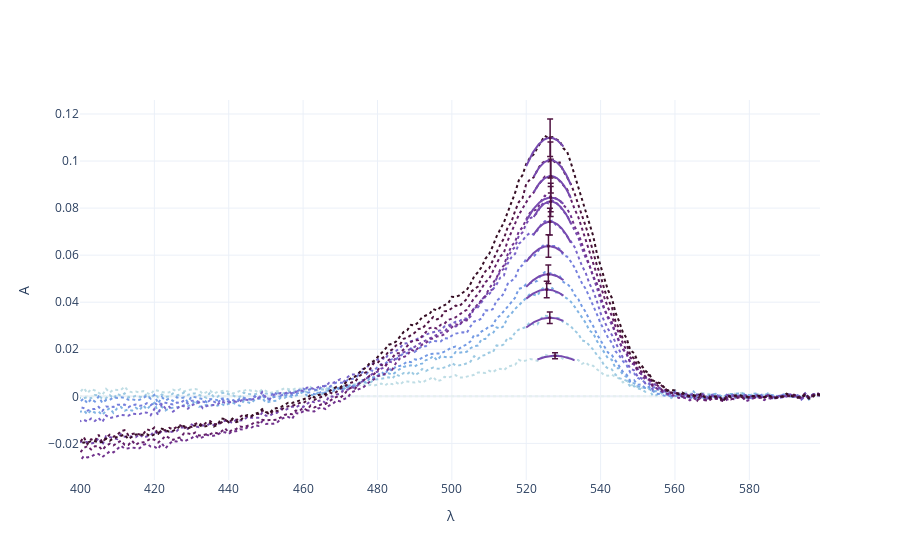

Source (notebook cell):
### Markdown cell above
<h3> Faccio l'effettivo fit parabolico, e plotto dati iniziali, parabole e vertici

### Code cell
fit_results = []
yV_err = []

fig_parabolic_fit = go.Figure()

# Dati sottratti
for idx, (key, df) in enumerate(data_diff.items()):

    fig_parabolic_fit.add_trace(go.Scatter(
        x=df['λ'],
        y=df['A'],
        mode='lines',
        name=f'Tempo {key}',
        line=dict(dash='dot', color=colors[idx], width=2),
        showlegend=False
    ))

# picchi, fit parabolico e errori
for key, subset in picchi.items():

    if key == 0:
        continue
    x_data = subset['λ']
    y_data = subset['A']


    # -------------- ERRORI e FIT ----------------

    # iterazione 0
    popt, pcov = curve_fit(parabola, x_data, y_data, p0=[-1, x_data.mean(), y_data.max()])
    a, xV, yV = popt
    err_a, err_xV, err_yV = np.sqrt(np.diag(pcov))

    # iterazione 1
    dydl = np.abs(2 * a * (x_data - xV))
    σ_y_prop = dydl * σ_λ
    σ_A_1 = σ_A_perc * y_data
    σ_y = np.sqrt(σ_y_prop ** 2 + σ_A_1 ** 2)

    popt, pcov = curve_fit(parabola, x_data, y_data, p0 = [a, xV, yV], sigma = σ_y, absolute_sigma = True)
    
    a, xV, yV = popt
    err_a, err_xV, err_yV = np.sqrt(np.diag(pcov))

   # ---------------------------------------


    x_fit = np.linspace(x_data.min(), x_data.max(), 100)
    y_fit = parabola(x_fit, *popt)

    yV_err.append(err_yV)

    # Aggiungi i risultati alla lista
    fit_results.append({
        'Tempo (ns)': key,
        'a': a,
        'err a': err_a,
        'xV': xV,
        'err xV': err_xV,
        'yV': yV,
        'err yV': err_yV
    })
    
    # Aggiungi il fit parabolico
    fig_parabolic_fit.add_trace(go.Scatter(
        x = x_fit,
        y = y_fit,
        mode = 'lines',
        name = f'Fit Tempo {key}',
        line = dict(color=colors[7]),
        showlegend = False
    ))

    # Aggiungi il punto del picco
    fig_parabolic_fit.add_trace(go.Scatter(
        x = [popt[1]],  # xV
        y = [popt[2]],  # yV
        mode = 'markers',
        name = f'Picco Tempo {key}',
        marker = dict(size = 3, color = colors[10], symbol = 'circle'),
        error_y = dict(
            type = 'data',
            array = [err_yV],
            visible = True,
            color = colors[10],
            thickness = 1.5,
            width = 3
        ),
        # error_x = dict(
        #     type = 'data',
        #     array = [err_xV],
        #     visible = True,
        #     color = colors[10],
        #     thickness = 1.5,
        #     width = 3
        # ),
        showlegend = False
    ))

fig_parabolic_fit.update_layout(
    xaxis_title='λ',
    yaxis_title='A',
    legend_title='Legenda',

    template='plotly_white'
)

fig_parabolic_fit.show()
